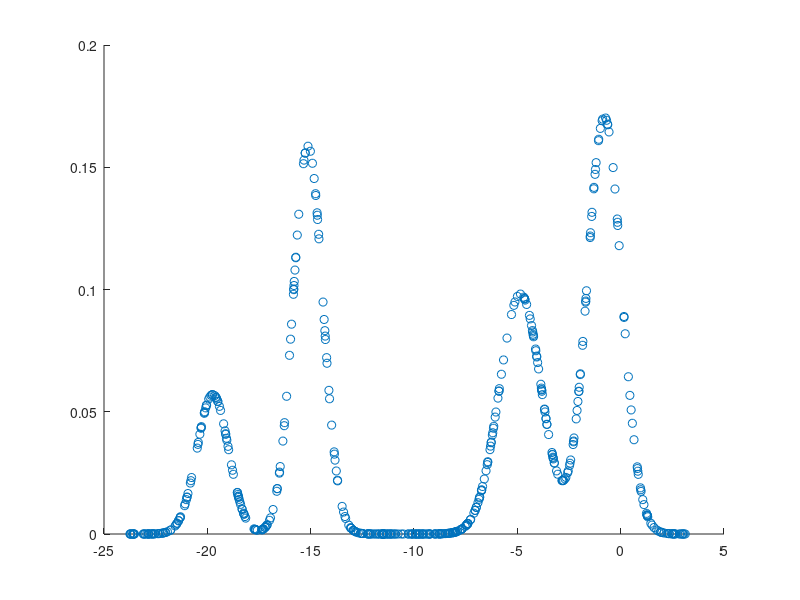

Here is the MATLAB script that generated this plot:
% Parameters
k = 4; % k = number of gaussians
mr = [-20, 20]; % mu range
sr = [0.1, 3]; % sigma range
cr = [0.2 1]; % constant range

% Pick mus + sigmas
mu = mr(1) + (mr(2)-mr(1))*rand(1,k) % Random in the mu range (mr)
sigmas = sr(1) + (sr(2)-sr(1))*rand(1,k) % Random in sigma range (sr)
xr = [min(mu)-max(sigmas)-3, max(mu)+max(sigmas)+3]; % x range

% Pick the constants for the GMM
%(GM = c1* G1+ c2* G2 + .... + c4* G4, c1+c2+...+c4=1
cts = cr(1) + (cr(2)-cr(1))*rand(1, k);
sum_c = sum(cts);
cts = cts / sum_c % normalize to sum up to 1

% Get the points
num_points = 500; %500000;
pts = zeros(num_points, 2);
% x points
for i = 1:num_points
   pts(i, 1) = xr(1) + (xr(2)-xr(1))*rand(1); % Pick x values in x range (xr)
end
% y points
for j = 1:k
   pts(:,2) = pts(:,2) + cts(j)*normpdf(pts(:,1), mu(j), sigmas(j));
end

% Plot the graph
scatter(pts(:,1), pts(:,2));
csvwrite('gmm_points.dat', pts);